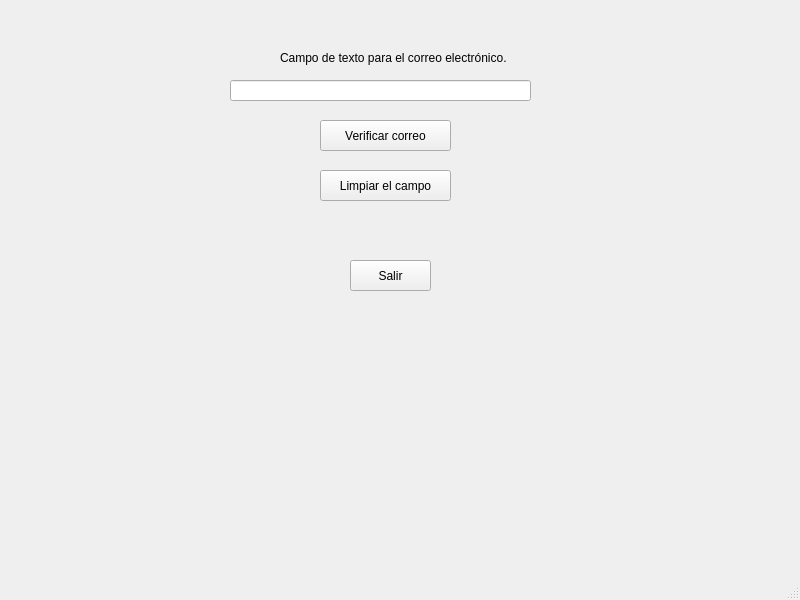
<?xml version="1.0" encoding="UTF-8"?>
<ui version="4.0">
 <class>MainWindow</class>
 <widget class="QMainWindow" name="MainWindow">
  <property name="geometry">
   <rect>
    <x>0</x>
    <y>0</y>
    <width>800</width>
    <height>600</height>
   </rect>
  </property>
  <property name="windowTitle">
   <string>MainWindow</string>
  </property>
  <widget class="QWidget" name="centralwidget">
   <widget class="QLineEdit" name="txtEmail">
    <property name="geometry">
     <rect>
      <x>230</x>
      <y>80</y>
      <width>301</width>
      <height>21</height>
     </rect>
    </property>
   </widget>
   <widget class="QLabel" name="label">
    <property name="geometry">
     <rect>
      <x>280</x>
      <y>50</y>
      <width>251</width>
      <height>16</height>
     </rect>
    </property>
    <property name="text">
     <string>Campo de texto para el correo electrónico.</string>
    </property>
   </widget>
   <widget class="QPushButton" name="btnVerificar">
    <property name="geometry">
     <rect>
      <x>320</x>
      <y>120</y>
      <width>131</width>
      <height>31</height>
     </rect>
    </property>
    <property name="text">
     <string>Verificar correo</string>
    </property>
   </widget>
   <widget class="QPushButton" name="btnLimpiar">
    <property name="geometry">
     <rect>
      <x>320</x>
      <y>170</y>
      <width>131</width>
      <height>31</height>
     </rect>
    </property>
    <property name="text">
     <string>Limpiar el campo</string>
    </property>
   </widget>
   <widget class="QPushButton" name="btnCerrar">
    <property name="geometry">
     <rect>
      <x>350</x>
      <y>260</y>
      <width>81</width>
      <height>31</height>
     </rect>
    </property>
    <property name="text">
     <string>Salir</string>
    </property>
   </widget>
  </widget>
  <widget class="QMenuBar" name="menubar">
   <property name="geometry">
    <rect>
     <x>0</x>
     <y>0</y>
     <width>800</width>
     <height>21</height>
    </rect>
   </property>
  </widget>
  <widget class="QStatusBar" name="statusbar"/>
 </widget>
 <resources/>
 <connections/>
</ui>
